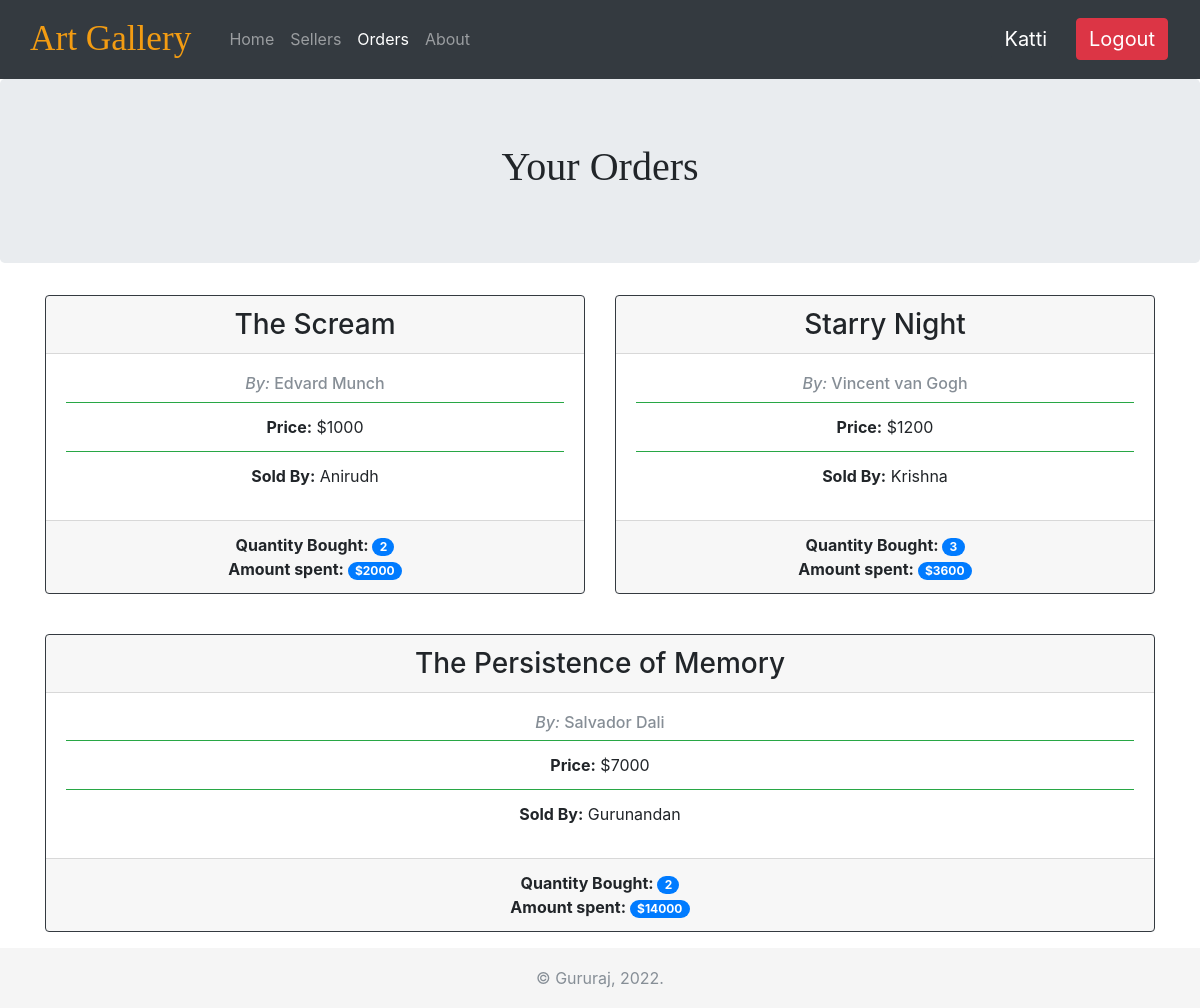
Before: /orders.php (signed in) with the older database file.
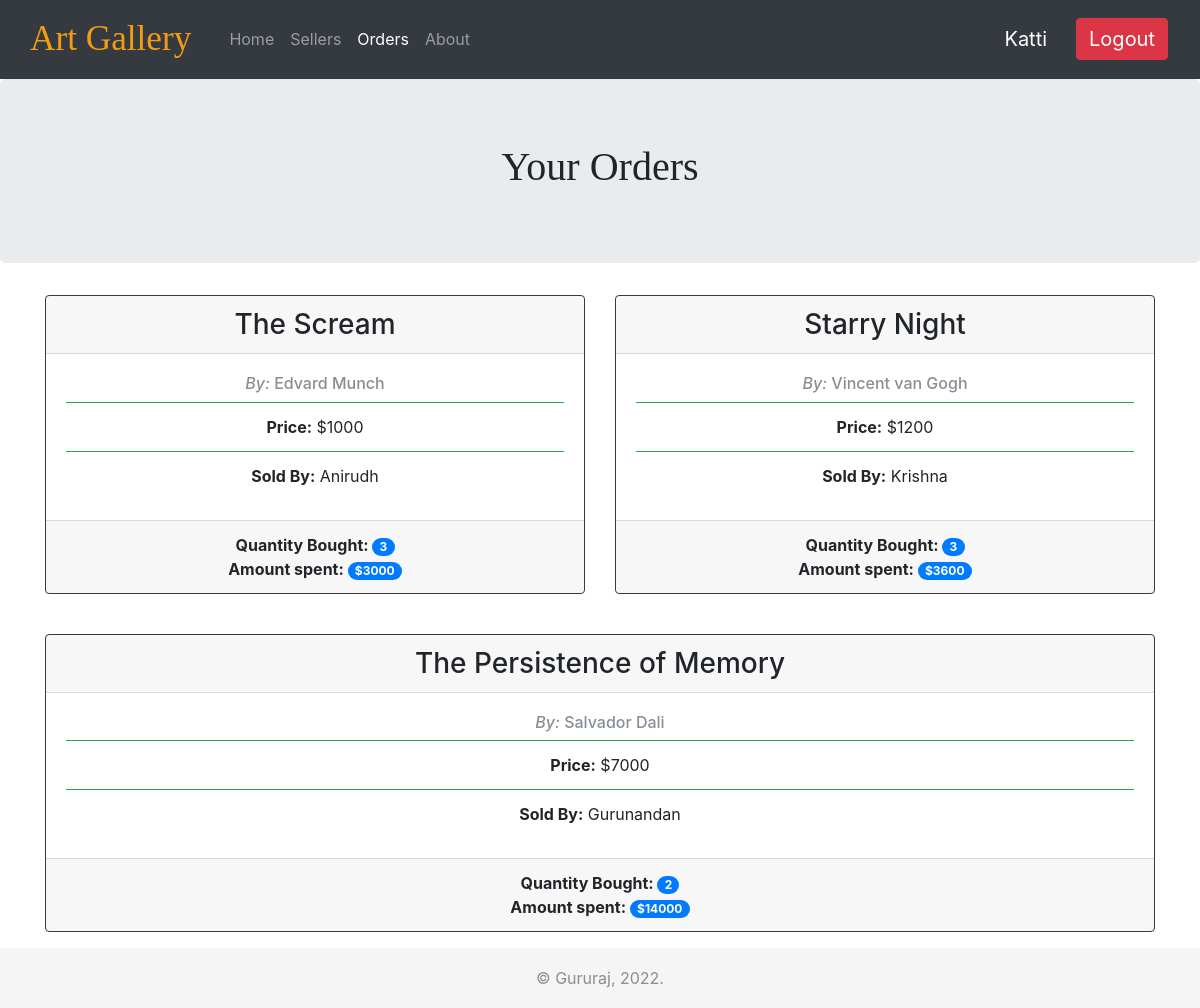
After: the same page with the newer database file.
### tables this page shows
CREATE TABLE `art` (
  `art_id` int(11) NOT NULL,
  `art_title` varchar(50) NOT NULL,
  `artist` varchar(50) NOT NULL,
  `art_type` varchar(30) NOT NULL,
  `art_price` int(11) NOT NULL,
  `seller_id` int(11) NOT NULL,
  `stock` int(100) NOT NULL
);

CREATE TABLE `sellers` (
  `seller_id` int(11) NOT NULL,
  `seller_name` varchar(30) NOT NULL,
  `seller_phone` varchar(10) NOT NULL,
  `seller_address` varchar(50) NOT NULL
);

CREATE TABLE `purchases` (
  `id` int(11) NOT NULL,
  `art_id` int(11) NOT NULL,
  `count` int(11) DEFAULT '1',
  `purchase_amt` int(30) DEFAULT NULL
);

### orders.php (the view, shortened to what this page needs)
<?php
    require_once 'config.php';
  $username = $_SESSION['username'];
?>
<!doctype html>
<html lang="en">
  <head>
    <link href="style/bootstrap4/css/bootstrap.min.css" rel="stylesheet">
    <link href="style/sticky-footer-navbar.css" rel="stylesheet">
    <link rel="stylesheet" type="text/css" href="style/otherstyle.css">
  </head>
  <body>
    <header class="sticky-top">
    <nav class="navbar navbar-expand-md navbar-dark bg-dark">
      <div class="navbar-brand display-2" id="nav1"><strong>Art Gallery</strong></div>
      <div class="collapse navbar-collapse" id="navbarCollapse">
        <ul class="navbar-nav mr-auto">
          <li class="nav-item">
            <a class="nav-link" href="home.php">Home</a>
          </li>
          <li class="nav-item">
            <a class="nav-link" href="sellers.php">Sellers</a>
          </li>
          <li class="nav-item active">
            <a class="nav-link" href="orders.php">Orders</a>
          </li>
          <li class="nav-item">
            <a class="nav-link" href="about.php">About</a>
          </li>
        </ul>
        <a class="navbar-brand btn btn-dark float-right" href="#"><?php echo ucfirst($username); ?></a>
        <a class="navbar-brand btn btn-danger float-right" href="logout.php">Logout</a>
        </div>
    </nav>
  </header>
    <main role="main">
    <div class="jumbotron text-center head1">
      <h1>
        Your Orders
      </h1>
    </div>
    <div class="container">
        <div class="card-deck">
    <?php
    $sql = "SELECT a.art_title, a.artist, a.art_price, p.count, s.seller_name, p.purchase_amt
            FROM art a, purchases p, sellers s, customer c
            WHERE a.art_id = p.art_id AND c.id = p.id AND a.seller_id = s.seller_id
            AND c.username = '$username';";
    $result = mysqli_query($link, $sql);
    if (!$result || mysqli_num_rows($result) == 0) {
      echo '<div class="container jumbotron text-center display-4" style="padding: 2em;">No Orders yet!</div>';
    }
    else {
      $i = 1;
    while($row = mysqli_fetch_assoc($result)) {
      $art_title =  $row['art_title'];
      $artist = $row['artist'];
      $art_price = $row['art_price'];
      $count = $row['count'];
      $seller_name = $row['seller_name'];
      $purchase_amt = $row['purchase_amt'];
    ?>
      <div class="card border-dark mb-3 text-center" style="width: 20rem;">
        <h3 class="card-header"><?php echo $art_title;?></h3>
        <div class="card-body">
          <h6 class="text-muted"><em>By:</em> <?php echo $artist; ?></h6>
          <ul class="list-group list-group-flush">
            <li class="list-group-item border-success"><strong>Price:</strong> $<?php echo $art_price;?></li>
            <li class="list-group-item border-success"><strong>Sold By:</strong> <?php echo $seller_name;?></li>
          </ul>
        </div>
        <div class="card-footer">
          <strong>Quantity Bought: </strong>
          <span class="badge badge-primary badge-pill"><?php echo $count; ?></span>
          <br>
          <strong>Amount spent: </strong>
          <span class="badge badge-primary badge-pill"><?php echo "$".$purchase_amt; ?></span>
        </div>
      </div>
    <?php
      if ($i%2 == 0) {
        echo '</div><br><div class="card-deck">';
      }
      $i++;
      }
    }
    ?>
  </div>
</div>
    </main>
    <footer class="footer">
      <div class="container text-center">
        <span class="text-muted">&copy; Gururaj, 2022.</span>
      </div>
    </footer>
  </body>
</html>

### style/sticky-footer-navbar.css (style rules this page uses)
html { position: relative; min-height: 100%; }
body { margin-bottom: 60px; }
.footer { position: absolute; bottom: 0; width: 100%; height: 60px; line-height: 60px; background-color: #f5f5f5; }

### style/otherstyle.css (style rules this page uses)
#nav1 { color: #f39c12; padding-right: 0.4em; padding-left: 0.4em; font-family: 'Lobster Two', serif; font-size: 2.2em; }
.head1 { font-family: 'Cinzel Decorative', serif; }

Changed rows visible on the page:
changed art "The Scream": purchases.count "2" → "3"; purchases.purchase_amt "2000" → "3000"
